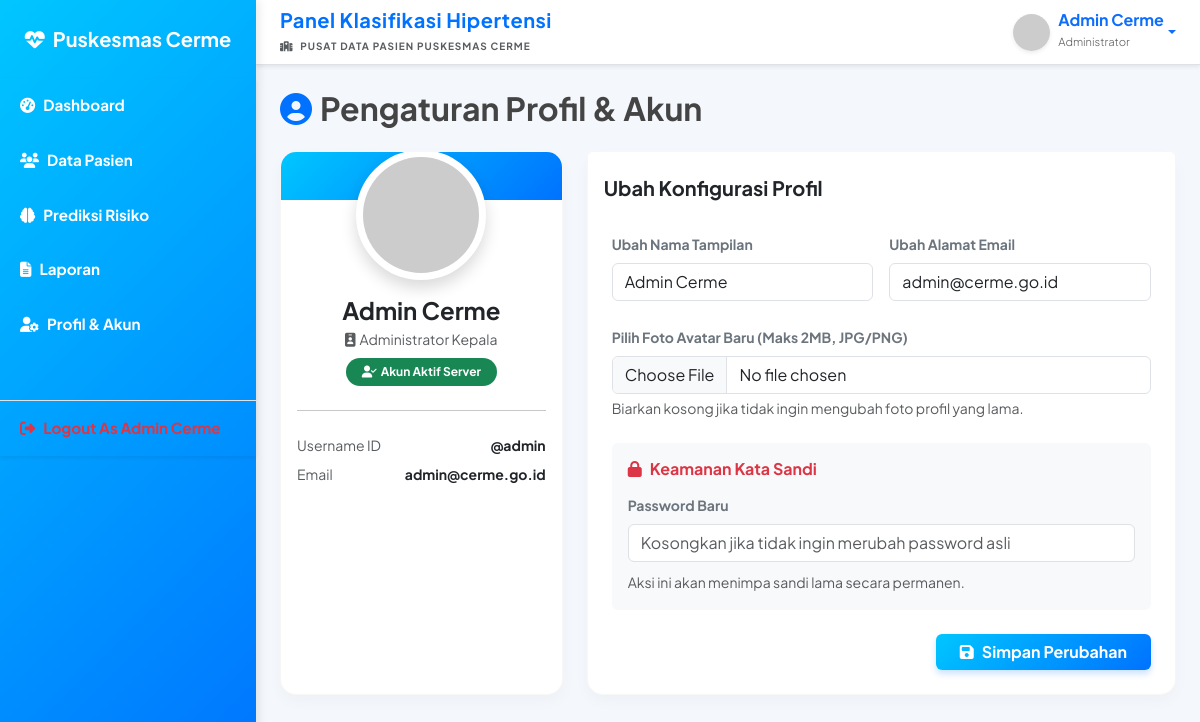
Page /views/profil.php (signed in) on the committed database.
### tables this page shows
CREATE TABLE pengguna (
    id_pengguna INT AUTO_INCREMENT PRIMARY KEY,
    nama VARCHAR(100) NOT NULL,
    email VARCHAR(100) NOT NULL,
    username VARCHAR(255) NOT NULL,
    password VARCHAR(255) NOT NULL,
    Role ENUM('admin', 'petugas') NOT NULL,
    foto_profil VARCHAR(255) DEFAULT NULL
);

### views/profil.php (the view, shortened to what this page needs)
<?php
require_once '../config/koneksi.php';
$id_pengguna = $_SESSION['user_id'];
$stmtGet = $pdo->prepare("SELECT * FROM pengguna WHERE id_pengguna = ?");
$stmtGet->execute([$id_pengguna]);
$currentUser = $stmtGet->fetch();
$display_foto = !empty($currentUser['foto_profil']) ? $currentUser['foto_profil'] : "https://ui-avatars.com/api/?name=".urlencode($currentUser['nama'])."&background=198754&color=fff";
include '../includes/header.php';
?>
<div class="d-flex justify-content-between align-items-center mb-4">
    <h2 class="mb-0 fw-bold"><i class="fas fa-user-circle text-primary me-2"></i>Pengaturan Profil & Akun</h2>
</div>
<div class="row">
    <div class="col-lg-4 mb-4">
        <div class="card shadow border-0 overflow-hidden text-center h-100">
            <div class="card-body position-relative pt-0">
                <div class="position-relative d-inline-block" style="margin-top: -50px;">
                    <img src="<?= htmlspecialchars($display_foto) ?>" class="rounded-circle shadow object-fit-cover bg-white p-1" style="width: 130px; height: 130px; border: 3px solid #fff;" alt="Foto Profil">
                </div>
                <h4 class="mt-3 fw-bold mb-1"><?= htmlspecialchars($currentUser['nama']) ?></h4>
                <p class="text-muted small mb-2"><i class="fas fa-id-badge me-1"></i><?= $currentUser['Role'] === 'admin' ? 'Administrator Kepala' : 'Petugas Medis' ?></p>
                <span class="badge bg-success rounded-pill px-3 py-2"><i class="fas fa-user-check me-1"></i>Akun Aktif Server</span>
                <hr class="my-4">
                <div class="d-flex justify-content-between text-start small mb-2">
                    <span class="text-muted">Username ID</span>
                    <span class="fw-bold">@<?= htmlspecialchars($currentUser['username']) ?></span>
                </div>
                <div class="d-flex justify-content-between text-start small">
                    <span class="text-muted">Email</span>
                    <span class="fw-bold"><?= htmlspecialchars($currentUser['email']) ?></span>
                </div>
            </div>
        </div>
    </div>
    <div class="col-lg-8 mb-4">
        <div class="card shadow border-0 flex-fill h-100">
            <div class="card-header bg-white pt-4 border-0">
                <h5 class="fw-bold mb-0">Ubah Konfigurasi Profil</h5>
            </div>
            <div class="card-body p-4">
                <form method="POST" enctype="multipart/form-data">
                    <div class="row g-3 mb-4">
                        <div class="col-md-6">
                            <label class="form-label text-secondary small fw-bold">Ubah Nama Tampilan</label>
                            <input type="text" name="nama" class="form-control" value="<?= htmlspecialchars($currentUser['nama']) ?>" required>
                        </div>
                        <div class="col-md-6">
                            <label class="form-label text-secondary small fw-bold">Ubah Alamat Email</label>
                            <input type="email" name="email" class="form-control" value="<?= htmlspecialchars($currentUser['email']) ?>" required>
                        </div>
                    </div>
                    <div class="mb-4">
                        <label class="form-label text-secondary small fw-bold">Pilih Foto Avatar Baru (Maks 2MB, JPG/PNG)</label>
                        <input type="file" name="foto" class="form-control" accept="image/png, image/jpeg, image/webp">
                        <div class="form-text">Biarkan kosong jika tidak ingin mengubah foto profil yang lama.</div>
                    </div>
                    <div class="mb-4 p-3 bg-light rounded text-dark">
                        <h6 class="fw-bold fs-6 text-danger"><i class="fas fa-lock me-2"></i>Keamanan Kata Sandi</h6>
                        <label class="form-label text-secondary small fw-bold mt-2">Password Baru</label>
                        <input type="password" name="password_baru" class="form-control mb-2" placeholder="Kosongkan jika tidak ingin merubah password asli">
                        <small class="text-muted">Aksi ini akan menimpa sandi lama secara permanen.</small>
                    </div>
                    <div class="d-flex justify-content-end">
                        <button type="submit" class="btn btn-primary bg-medical-blue fw-bold shadow-sm px-4">
                            <i class="fas fa-save me-2"></i>Simpan Perubahan
                        </button>
                    </div>
                </form>
            </div>
        </div>
    </div>
</div>
<?php include '../includes/footer.php'; ?>

### assets/css/style.css (style rules this page uses)
:root { --medical-blue-start: #00C6FF; --medical-blue-end: #0072FF; --medical-blue: #0072FF; --medical-blue-hover: #005BB5; --bs-primary: #0072FF; --bs-primary-rgb: 0, 114, 255; --bg-light: #f4f7fb; --text-light: #444; }
body[data-bs-theme="light"] { background-color: var(--bg-light); color: var(--text-light); font-family: 'Plus Jakarta Sans', system-ui, -apple-system, sans-serif !important; }
.bg-medical-blue { background: linear-gradient(135deg, var(--medical-blue-start) 0%, var(--medical-blue-end) 100%) !important; }
.text-primary { color: var(--medical-blue) !important; }
.btn-primary { background: linear-gradient(135deg, var(--medical-blue-start), var(--medical-blue-end)) !important; border: none !important; color: #fff !important; box-shadow: 0 4px 6px rgba(0, 114, 255, 0.2) !important; transition: all 0.3s ease !important; }
.card { border-radius: 1rem; border: 1px solid rgba(0,0,0,0.03) !important; box-shadow: 0 6px 15px rgba(0,0,0,0.03) !important; }

### rows in the picture
pengguna: nama "Admin Cerme", username "admin", email "admin@cerme.go.id"

### other values in the picture
$active_name "Admin Cerme"
$active_role "Administrator"
